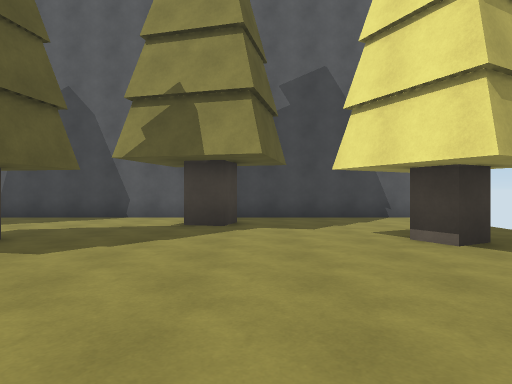
View 1 (above)

20 first-person views from a walk through a Unity game level. The camera is 1.3 m above the floor, looks level and sees 75° across. The floor is counted in squares, 2 m on a side. Each view is taken from the middle of a square. On the plan, view 1 faces up. The plan holds only what a view shows up to about 10 squares ahead; the rest is blank. Surface patterns are stand-ins for the level's own textures.

View 2
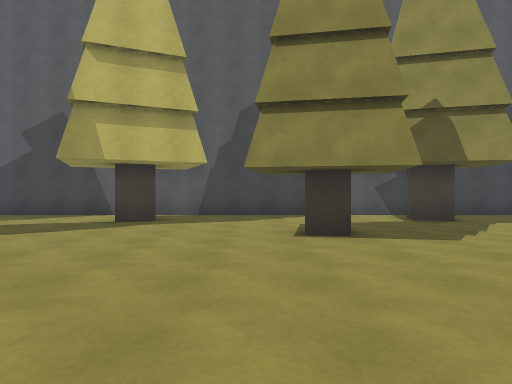

View 3
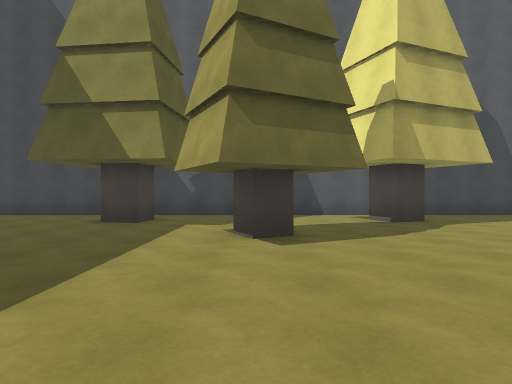

View 4
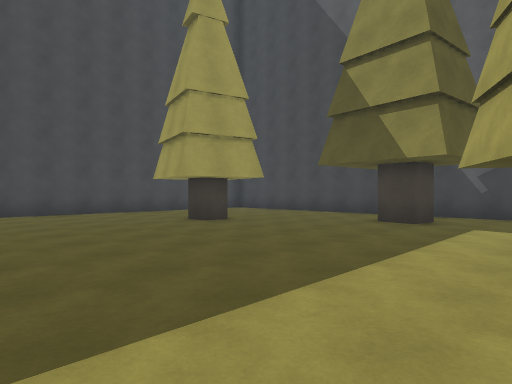

View 5
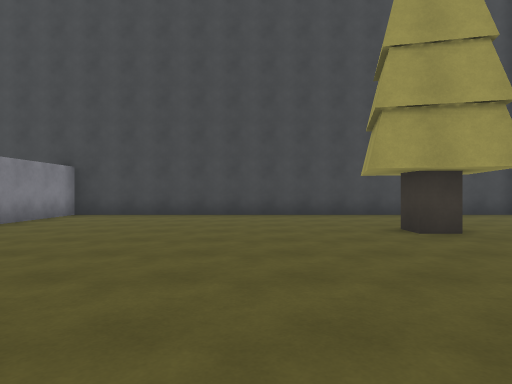

View 6
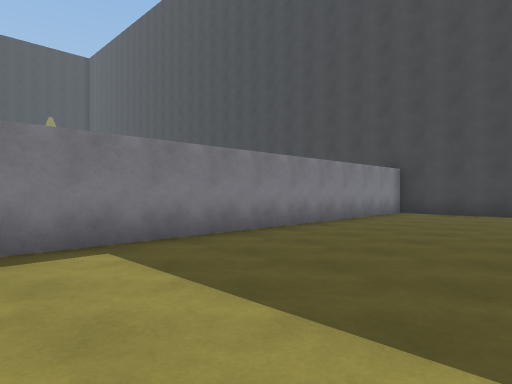

View 7
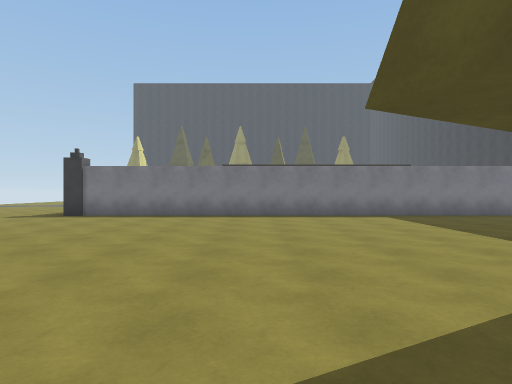

View 8
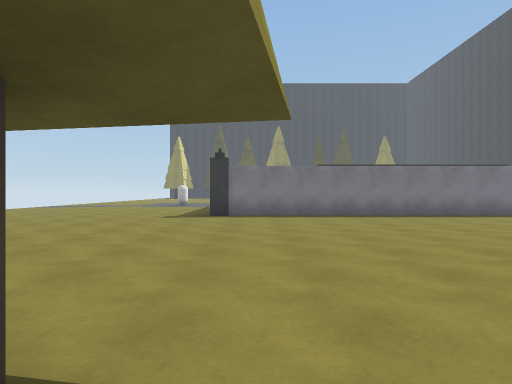

View 9
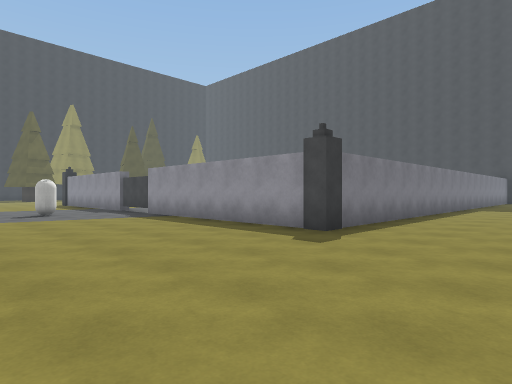

View 10
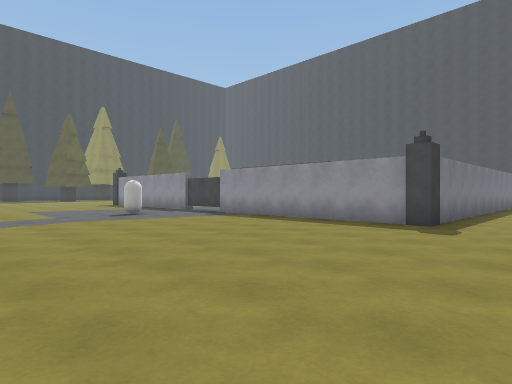

View 11
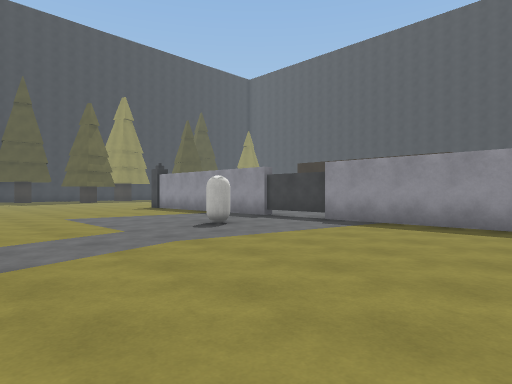

View 12
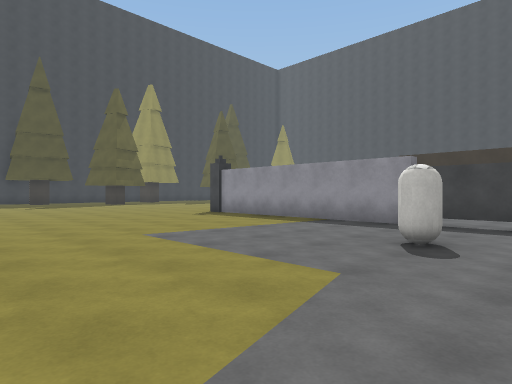

View 13
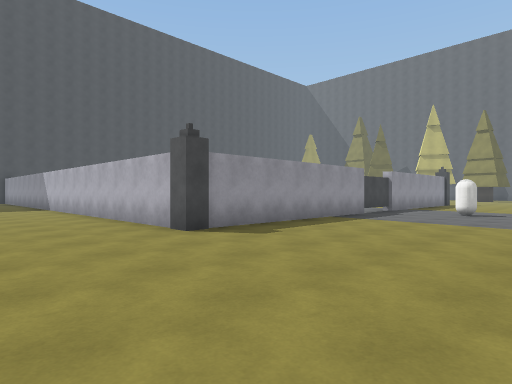

View 14
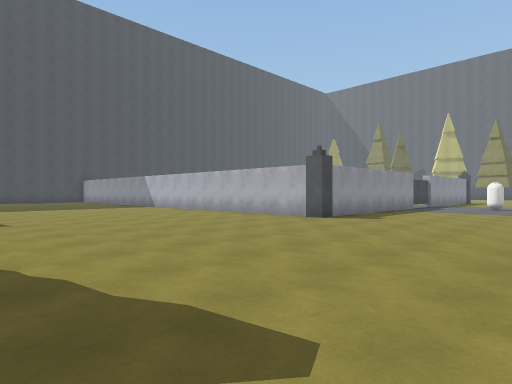

View 15
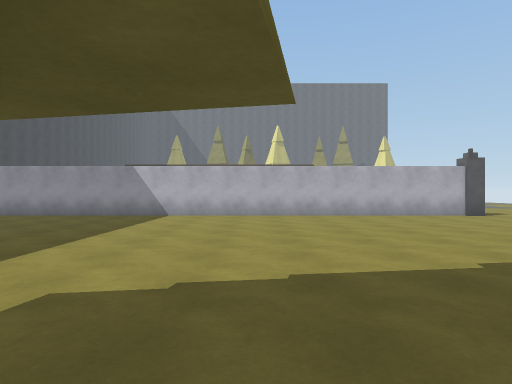

View 16
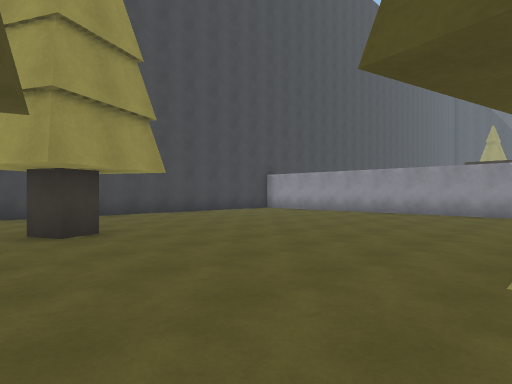

View 17
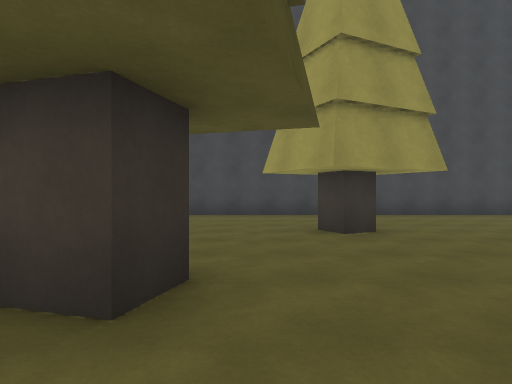

View 18
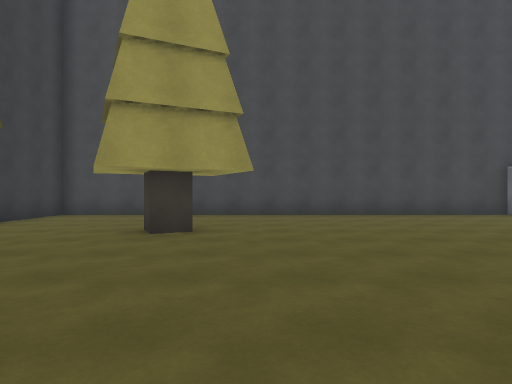

View 19
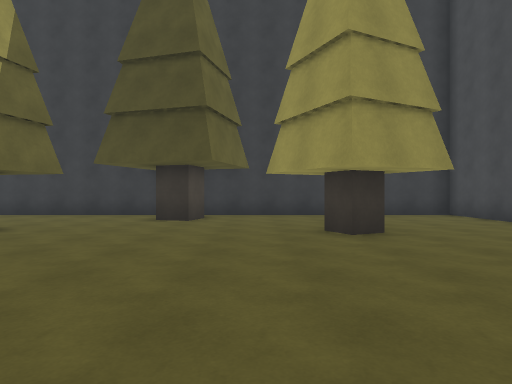

View 20
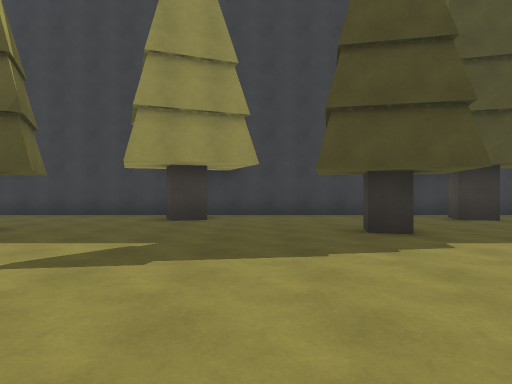

### Floor plan
Points are (right, up) in squares from view 1. A wall is a line through its corners. A room is listed if a view was taken in it or the views show most of it. See-through windows are left out.
Room 1 (views 1, 2, 3, 4, 5, 6, 7, 8, 9, 10, 11, 12, 13, 14, 15, 16, 17, 18, 19, 20)
walls: (-3.5, 3.9) (-4.3, 4); (-11.5, -27.1) (-10.8, -27.3) (-10.9, -27.9); (3.1, 4.4) (2.4, 4) (2.1, 4.6); (-10.4, 4) (-11, 3.6) (-11.4, 4.3); (-7.9, -29.8) (-7.1, -29.5) (-6.8, -30.2); (-7.2, 6.5) (-8, 6.1) (-8.3, 6.9); (-0.4, 7.1) (-0.6, 6.4) (-1.4, 6.6) (-1.2, 7.4); (-21.5, -18.8) (-21.5, -31.5) (-1.6, -31.5); (-17.2, 4.3) (-17.2, 3.6) (-17.9, 3.6); (4, 8.5) (-18.4, 8.5); (-14.7, -30.3) (-14.5, -29.5) (-13.7, -29.7) (-13.9, -30.6); (-21.5, 5.1) (-21.5, -4.2) (-3.8, -4.2) (-3.8, -18.8) (-17.1, -18.8); (-21.5, 8.4) (-21.5, 6.9)
objects: capsule (-1, -11)

Positions as (right, up) in squares from view 1, and headings:
1: (0, 0), facing up
2: (-5, -1), facing up
3: (-11, -1), facing up
4: (-11, -1), facing up-left
5: (-12, 1), facing left
6: (-11, 0), facing down-left
7: (-9, 5), facing down
8: (-5, 5), facing down
9: (1, -1), facing down-left
10: (3, -2), facing down-left
11: (3, -6), facing down-left
12: (3, -10), facing down-left
13: (1, -22), facing up-left
14: (1, -26), facing up-left
15: (-10, -28), facing up
16: (-12, -29), facing up-left
17: (-12, -29), facing left
18: (-12, -26), facing left
19: (-16, -22), facing down
20: (-9, -22), facing down
